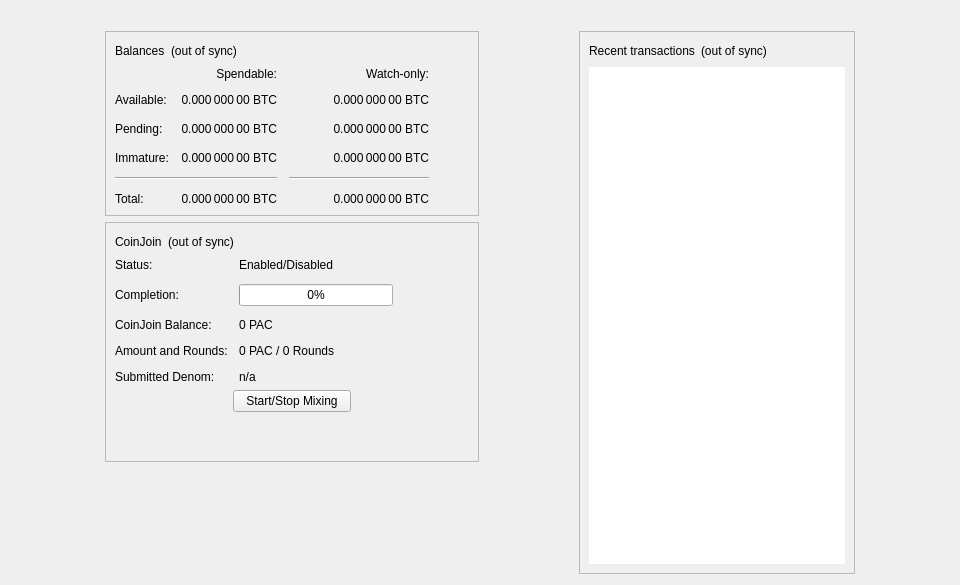
<?xml version="1.0" encoding="UTF-8"?>
<ui version="4.0">
 <class>OverviewPage</class>
 <widget class="QWidget" name="OverviewPage">
  <property name="geometry">
   <rect>
    <x>0</x>
    <y>0</y>
    <width>960</width>
    <height>585</height>
   </rect>
  </property>
  <property name="minimumSize">
   <size>
    <width>960</width>
    <height>0</height>
   </size>
  </property>
  <property name="windowTitle">
   <string>Form</string>
  </property>
  <layout class="QVBoxLayout" name="topLayout">
   <item>
    <widget class="QLabel" name="labelAlerts">
     <property name="visible">
      <bool>false</bool>
     </property>
     <property name="wordWrap">
      <bool>true</bool>
     </property>
     <property name="margin">
      <number>3</number>
     </property>
     <property name="textInteractionFlags">
      <set>Qt::TextSelectableByMouse</set>
     </property>
    </widget>
   </item>
   <item>
    <layout class="QHBoxLayout" name="horizontalLayout" stretch="1,0,1,0,1">
     <item>
      <spacer name="horizontalSpacerLeft">
       <property name="orientation">
        <enum>Qt::Horizontal</enum>
       </property>
       <property name="sizeType">
        <enum>QSizePolicy::Preferred</enum>
       </property>
       <property name="sizeHint" stdset="0">
        <size>
         <width>10</width>
         <height>20</height>
        </size>
       </property>
      </spacer>
     </item>
     <item>
      <layout class="QVBoxLayout" name="verticalLayout_2">
       <item>
        <widget class="QFrame" name="frame">
         <property name="frameShape">
          <enum>QFrame::StyledPanel</enum>
         </property>
         <property name="frameShadow">
          <enum>QFrame::Raised</enum>
         </property>
         <layout class="QVBoxLayout" name="verticalLayout_4">
          <item>
           <layout class="QHBoxLayout" name="horizontalLayout_4">
            <item>
             <widget class="QLabel" name="label_5">
              <property name="text">
               <string>Balances</string>
              </property>
             </widget>
            </item>
            <item>
             <widget class="QLabel" name="labelWalletStatus">
              <property name="toolTip">
               <string>The displayed information may be out of date. Your wallet automatically synchronizes with the pacprotocol network after a connection is established, but this process has not completed yet.</string>
              </property>
              <property name="text">
               <string notr="true">(out of sync)</string>
              </property>
              <property name="alignment">
               <set>Qt::AlignLeading|Qt::AlignLeft|Qt::AlignVCenter</set>
              </property>
             </widget>
            </item>
            <item>
             <spacer name="horizontalSpacer_3">
              <property name="orientation">
               <enum>Qt::Horizontal</enum>
              </property>
              <property name="sizeHint" stdset="0">
               <size>
                <width>40</width>
                <height>20</height>
               </size>
              </property>
             </spacer>
            </item>
           </layout>
          </item>
          <item>
           <layout class="QGridLayout" name="gridLayout">
            <property name="spacing">
             <number>12</number>
            </property>
            <item row="2" column="2">
             <widget class="QLabel" name="labelWatchPending">
              <property name="cursor">
               <cursorShape>IBeamCursor</cursorShape>
              </property>
              <property name="toolTip">
               <string>Unconfirmed transactions to watch-only addresses</string>
              </property>
              <property name="text">
               <string notr="true">0.000 000 00 BTC</string>
              </property>
              <property name="alignment">
               <set>Qt::AlignRight|Qt::AlignTrailing|Qt::AlignVCenter</set>
              </property>
              <property name="textInteractionFlags">
               <set>Qt::LinksAccessibleByMouse|Qt::TextSelectableByKeyboard|Qt::TextSelectableByMouse</set>
              </property>
             </widget>
            </item>
            <item row="2" column="1">
             <widget class="QLabel" name="labelUnconfirmed">
              <property name="cursor">
               <cursorShape>IBeamCursor</cursorShape>
              </property>
              <property name="toolTip">
               <string>Total of transactions that have yet to be confirmed, and do not yet count toward the spendable balance</string>
              </property>
              <property name="text">
               <string notr="true">0.000 000 00 BTC</string>
              </property>
              <property name="alignment">
               <set>Qt::AlignRight|Qt::AlignTrailing|Qt::AlignVCenter</set>
              </property>
              <property name="textInteractionFlags">
               <set>Qt::LinksAccessibleByMouse|Qt::TextSelectableByKeyboard|Qt::TextSelectableByMouse</set>
              </property>
             </widget>
            </item>
            <item row="3" column="2">
             <widget class="QLabel" name="labelWatchImmature">
              <property name="cursor">
               <cursorShape>IBeamCursor</cursorShape>
              </property>
              <property name="toolTip">
               <string>Mined balance in watch-only addresses that has not yet matured</string>
              </property>
              <property name="text">
               <string notr="true">0.000 000 00 BTC</string>
              </property>
              <property name="alignment">
               <set>Qt::AlignRight|Qt::AlignTrailing|Qt::AlignVCenter</set>
              </property>
              <property name="textInteractionFlags">
               <set>Qt::LinksAccessibleByMouse|Qt::TextSelectableByKeyboard|Qt::TextSelectableByMouse</set>
              </property>
             </widget>
            </item>
            <item row="4" column="0" colspan="2">
             <widget class="Line" name="lineSpendableBalance">
              <property name="orientation">
               <enum>Qt::Horizontal</enum>
              </property>
             </widget>
            </item>
            <item row="4" column="2">
             <widget class="Line" name="lineWatchBalance">
              <property name="sizePolicy">
               <sizepolicy hsizetype="Preferred" vsizetype="Fixed">
                <horstretch>0</horstretch>
                <verstretch>0</verstretch>
               </sizepolicy>
              </property>
              <property name="minimumSize">
               <size>
                <width>140</width>
                <height>0</height>
               </size>
              </property>
              <property name="orientation">
               <enum>Qt::Horizontal</enum>
              </property>
             </widget>
            </item>
            <item row="5" column="0">
             <widget class="QLabel" name="labelTotalText">
              <property name="text">
               <string>Total:</string>
              </property>
             </widget>
            </item>
            <item row="3" column="1">
             <widget class="QLabel" name="labelImmature">
              <property name="cursor">
               <cursorShape>IBeamCursor</cursorShape>
              </property>
              <property name="toolTip">
               <string>Mined balance that has not yet matured</string>
              </property>
              <property name="text">
               <string notr="true">0.000 000 00 BTC</string>
              </property>
              <property name="alignment">
               <set>Qt::AlignRight|Qt::AlignTrailing|Qt::AlignVCenter</set>
              </property>
              <property name="textInteractionFlags">
               <set>Qt::LinksAccessibleByMouse|Qt::TextSelectableByKeyboard|Qt::TextSelectableByMouse</set>
              </property>
             </widget>
            </item>
            <item row="2" column="3">
             <spacer name="horizontalSpacer_2">
              <property name="orientation">
               <enum>Qt::Horizontal</enum>
              </property>
              <property name="sizeHint" stdset="0">
               <size>
                <width>40</width>
                <height>20</height>
               </size>
              </property>
             </spacer>
            </item>
            <item row="3" column="0">
             <widget class="QLabel" name="labelImmatureText">
              <property name="text">
               <string>Immature:</string>
              </property>
             </widget>
            </item>
            <item row="5" column="1">
             <widget class="QLabel" name="labelTotal">
              <property name="cursor">
               <cursorShape>IBeamCursor</cursorShape>
              </property>
              <property name="toolTip">
               <string>Your current total balance</string>
              </property>
              <property name="text">
               <string notr="true">0.000 000 00 BTC</string>
              </property>
              <property name="alignment">
               <set>Qt::AlignRight|Qt::AlignTrailing|Qt::AlignVCenter</set>
              </property>
              <property name="textInteractionFlags">
               <set>Qt::LinksAccessibleByMouse|Qt::TextSelectableByKeyboard|Qt::TextSelectableByMouse</set>
              </property>
             </widget>
            </item>
            <item row="5" column="2">
             <widget class="QLabel" name="labelWatchTotal">
              <property name="cursor">
               <cursorShape>IBeamCursor</cursorShape>
              </property>
              <property name="toolTip">
               <string>Current total balance in watch-only addresses</string>
              </property>
              <property name="text">
               <string notr="true">0.000 000 00 BTC</string>
              </property>
              <property name="alignment">
               <set>Qt::AlignRight|Qt::AlignTrailing|Qt::AlignVCenter</set>
              </property>
              <property name="textInteractionFlags">
               <set>Qt::LinksAccessibleByMouse|Qt::TextSelectableByKeyboard|Qt::TextSelectableByMouse</set>
              </property>
             </widget>
            </item>
            <item row="0" column="2">
             <widget class="QLabel" name="labelWatchonly">
              <property name="text">
               <string>Watch-only:</string>
              </property>
              <property name="alignment">
               <set>Qt::AlignRight|Qt::AlignTrailing|Qt::AlignVCenter</set>
              </property>
             </widget>
            </item>
            <item row="1" column="0">
             <widget class="QLabel" name="labelBalanceText">
              <property name="text">
               <string>Available:</string>
              </property>
             </widget>
            </item>
            <item row="1" column="1">
             <widget class="QLabel" name="labelBalance">
              <property name="cursor">
               <cursorShape>IBeamCursor</cursorShape>
              </property>
              <property name="toolTip">
               <string>Your current spendable balance</string>
              </property>
              <property name="text">
               <string notr="true">0.000 000 00 BTC</string>
              </property>
              <property name="alignment">
               <set>Qt::AlignRight|Qt::AlignTrailing|Qt::AlignVCenter</set>
              </property>
              <property name="textInteractionFlags">
               <set>Qt::LinksAccessibleByMouse|Qt::TextSelectableByKeyboard|Qt::TextSelectableByMouse</set>
              </property>
             </widget>
            </item>
            <item row="1" column="2">
             <widget class="QLabel" name="labelWatchAvailable">
              <property name="cursor">
               <cursorShape>IBeamCursor</cursorShape>
              </property>
              <property name="toolTip">
               <string>Your current balance in watch-only addresses</string>
              </property>
              <property name="text">
               <string notr="true">0.000 000 00 BTC</string>
              </property>
              <property name="alignment">
               <set>Qt::AlignRight|Qt::AlignTrailing|Qt::AlignVCenter</set>
              </property>
              <property name="textInteractionFlags">
               <set>Qt::LinksAccessibleByMouse|Qt::TextSelectableByKeyboard|Qt::TextSelectableByMouse</set>
              </property>
             </widget>
            </item>
            <item row="2" column="0">
             <widget class="QLabel" name="labelPendingText">
              <property name="text">
               <string>Pending:</string>
              </property>
             </widget>
            </item>
            <item row="0" column="1">
             <widget class="QLabel" name="labelSpendable">
              <property name="text">
               <string>Spendable:</string>
              </property>
              <property name="alignment">
               <set>Qt::AlignRight|Qt::AlignTrailing|Qt::AlignVCenter</set>
              </property>
             </widget>
            </item>
           </layout>
          </item>
         </layout>
        </widget>
       </item>
       <item>
        <widget class="QFrame" name="frameCoinJoin">
         <property name="layoutDirection">
          <enum>Qt::LeftToRight</enum>
         </property>
         <property name="frameShape">
          <enum>QFrame::StyledPanel</enum>
         </property>
         <property name="frameShadow">
          <enum>QFrame::Raised</enum>
         </property>
         <layout class="QVBoxLayout" name="VerticalLayout_PS1">
          <item>
           <layout class="QHBoxLayout" name="horizontalLayout_5">
            <item>
             <widget class="QLabel" name="labelCoinJoinHeader">
              <property name="text">
               <string notr="true">CoinJoin</string>
              </property>
             </widget>
            </item>
            <item>
             <widget class="QLabel" name="labelCoinJoinSyncStatus">
              <property name="toolTip">
               <string>The displayed information may be out of date. Your wallet automatically synchronizes with the pacprotocol network after a connection is established, but this process has not completed yet.</string>
              </property>
              <property name="text">
               <string notr="true">(out of sync)</string>
              </property>
              <property name="alignment">
               <set>Qt::AlignLeading|Qt::AlignLeft|Qt::AlignVCenter</set>
              </property>
             </widget>
            </item>
            <item>
             <spacer name="horizontalSpacer_4">
              <property name="orientation">
               <enum>Qt::Horizontal</enum>
              </property>
              <property name="sizeHint" stdset="0">
               <size>
                <width>40</width>
                <height>20</height>
               </size>
              </property>
             </spacer>
            </item>
           </layout>
          </item>
          <item>
           <layout class="QFormLayout" name="coinJoinFormLayout">
            <property name="fieldGrowthPolicy">
             <enum>QFormLayout::AllNonFixedFieldsGrow</enum>
            </property>
            <property name="horizontalSpacing">
             <number>11</number>
            </property>
            <property name="verticalSpacing">
             <number>12</number>
            </property>
            <item row="0" column="0">
             <widget class="QLabel" name="labelCoinJoinEnabledText">
              <property name="text">
               <string>Status:</string>
              </property>
             </widget>
            </item>
            <item row="0" column="1">
             <widget class="QLabel" name="labelCoinJoinEnabled">
              <property name="text">
               <string>Enabled/Disabled</string>
              </property>
             </widget>
            </item>
            <item row="1" column="0">
             <widget class="QLabel" name="labelCompletitionText">
              <property name="text">
               <string>Completion:</string>
              </property>
             </widget>
            </item>
            <item row="1" column="1">
             <widget class="QProgressBar" name="coinJoinProgress">
              <property name="maximumSize">
               <size>
                <width>154</width>
                <height>16777215</height>
               </size>
              </property>
              <property name="value">
               <number>0</number>
              </property>
             </widget>
            </item>
            <item row="2" column="0">
             <widget class="QLabel" name="labelAnonymizedText">
              <property name="text">
               <string notr="true">CoinJoin Balance:</string>
              </property>
             </widget>
            </item>
            <item row="2" column="1">
             <widget class="QLabel" name="labelAnonymized">
              <property name="text">
               <string notr="true">0 PAC</string>
              </property>
             </widget>
            </item>
            <item row="3" column="0">
             <widget class="QLabel" name="labelAmountAndRoundsText">
              <property name="text">
               <string>Amount and Rounds:</string>
              </property>
             </widget>
            </item>
            <item row="3" column="1">
             <widget class="QLabel" name="labelAmountRounds">
              <property name="text">
               <string>0 PAC / 0 Rounds</string>
              </property>
             </widget>
            </item>
            <item row="4" column="0">
             <widget class="QLabel" name="labelSubmittedDenomText">
              <property name="text">
               <string>Submitted Denom:</string>
              </property>
             </widget>
            </item>
            <item row="4" column="1">
             <widget class="QLabel" name="labelSubmittedDenom">
              <property name="toolTip">
               <string>The denominations you submitted to the Masternode.&lt;br&gt;To mix, other users must submit the exact same denominations.</string>
              </property>
              <property name="text">
               <string>n/a</string>
              </property>
              <property name="wordWrap">
               <bool>true</bool>
              </property>
             </widget>
            </item>
           </layout>
          </item>
          <item>
           <layout class="QVBoxLayout" name="VerticalLayout_PS">
            <item>
             <layout class="QHBoxLayout" name="horizontalLayout_3">
              <property name="topMargin">
               <number>0</number>
              </property>
              <item>
               <spacer name="horizontalSpacer_5">
                <property name="orientation">
                 <enum>Qt::Horizontal</enum>
                </property>
                <property name="sizeHint" stdset="0">
                 <size>
                  <width>40</width>
                  <height>20</height>
                 </size>
                </property>
               </spacer>
              </item>
              <item>
               <widget class="QPushButton" name="toggleCoinJoin">
                <property name="sizePolicy">
                 <sizepolicy hsizetype="MinimumExpanding" vsizetype="Fixed">
                  <horstretch>0</horstretch>
                  <verstretch>0</verstretch>
                 </sizepolicy>
                </property>
                <property name="text">
                 <string>Start/Stop Mixing</string>
                </property>
               </widget>
              </item>
              <item>
               <spacer name="horizontalSpacer_6">
                <property name="orientation">
                 <enum>Qt::Horizontal</enum>
                </property>
                <property name="sizeHint" stdset="0">
                 <size>
                  <width>40</width>
                  <height>20</height>
                 </size>
                </property>
               </spacer>
              </item>
             </layout>
            </item>
            <item>
             <spacer name="verticalSpacer_3">
              <property name="orientation">
               <enum>Qt::Vertical</enum>
              </property>
              <property name="sizeHint" stdset="0">
               <size>
                <width>20</width>
                <height>40</height>
               </size>
              </property>
             </spacer>
            </item>
           </layout>
          </item>
         </layout>
        </widget>
       </item>
       <item>
        <spacer name="verticalSpacer">
         <property name="orientation">
          <enum>Qt::Vertical</enum>
         </property>
         <property name="sizeHint" stdset="0">
          <size>
           <width>20</width>
           <height>40</height>
          </size>
         </property>
        </spacer>
       </item>
      </layout>
     </item>
     <item>
      <spacer name="horizontalSpacerCenter">
       <property name="orientation">
        <enum>Qt::Horizontal</enum>
       </property>
       <property name="sizeHint" stdset="0">
        <size>
         <width>10</width>
         <height>20</height>
        </size>
       </property>
      </spacer>
     </item>
     <item>
      <layout class="QVBoxLayout" name="verticalLayout_3">
       <item>
        <widget class="QFrame" name="frame_2">
         <property name="frameShape">
          <enum>QFrame::StyledPanel</enum>
         </property>
         <property name="frameShadow">
          <enum>QFrame::Raised</enum>
         </property>
         <layout class="QVBoxLayout" name="verticalLayout">
          <item>
           <layout class="QHBoxLayout" name="horizontalLayout_2">
            <item>
             <widget class="QLabel" name="label_4">
              <property name="text">
               <string>Recent transactions</string>
              </property>
             </widget>
            </item>
            <item>
             <widget class="QLabel" name="labelTransactionsStatus">
              <property name="toolTip">
               <string>The displayed information may be out of date. Your wallet automatically synchronizes with the pacprotocol network after a connection is established, but this process has not completed yet.</string>
              </property>
              <property name="text">
               <string notr="true">(out of sync)</string>
              </property>
              <property name="alignment">
               <set>Qt::AlignLeading|Qt::AlignLeft|Qt::AlignVCenter</set>
              </property>
             </widget>
            </item>
            <item>
             <spacer name="horizontalSpacer">
              <property name="orientation">
               <enum>Qt::Horizontal</enum>
              </property>
              <property name="sizeHint" stdset="0">
               <size>
                <width>40</width>
                <height>20</height>
               </size>
              </property>
             </spacer>
            </item>
           </layout>
          </item>
          <item>
           <widget class="QListView" name="listTransactions">
            <property name="frameShape">
             <enum>QFrame::NoFrame</enum>
            </property>
            <property name="verticalScrollBarPolicy">
             <enum>Qt::ScrollBarAlwaysOff</enum>
            </property>
            <property name="horizontalScrollBarPolicy">
             <enum>Qt::ScrollBarAlwaysOff</enum>
            </property>
            <property name="selectionMode">
             <enum>QAbstractItemView::NoSelection</enum>
            </property>
           </widget>
          </item>
         </layout>
        </widget>
       </item>
      </layout>
     </item>
     <item>
      <spacer name="horizontalSpacerRight">
       <property name="orientation">
        <enum>Qt::Horizontal</enum>
       </property>
       <property name="sizeType">
        <enum>QSizePolicy::Preferred</enum>
       </property>
       <property name="sizeHint" stdset="0">
        <size>
         <width>10</width>
         <height>20</height>
        </size>
       </property>
      </spacer>
     </item>
    </layout>
   </item>
  </layout>
 </widget>
 <resources/>
 <connections/>
</ui>
